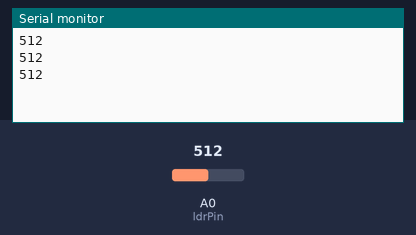
This sketch was run on a simulated Arduino Uno, built with avr-gcc and run on an emulated ATmega328P. Parts: the last lines printed to the serial monitor. The test bench sets the inputs (shaded band); at power-on: A0 (ldrPin) = 512.

Above: at 1.3 s.
1.4 s: A0 (ldrPin) set to 716
At 1.9 s:
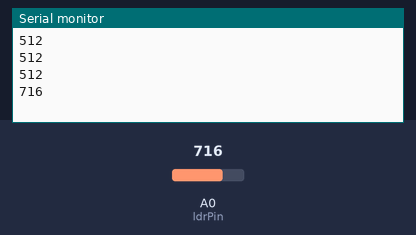
2.9 s: A0 (ldrPin) set to 900
At 3.4 s:
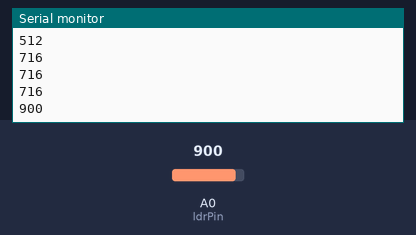
Timing chart, 0 to 5.9 s (numbered marks = the images above; inputs shaded):
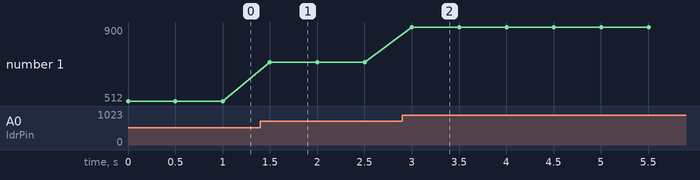

The sketch:

sketch_oct26a.ino
```cpp
const int ldrPin = A0;  // Pin analógico donde está conectado el LDR

void setup() {
  Serial.begin(9600);  // Inicializar la comunicación serial a 9600 baudios
}

void loop() {
  int ldrValue = analogRead(ldrPin);  // Leer el valor del LDR
  Serial.println(ldrValue);           // Enviar el valor por el puerto serial
  delay(500);                         // Pausa entre lecturas
}
```

Measured:
- after the input at 1.4 s, the serial monitor: prints a new line after 0.10 s (image 1)
- after the input at 2.9 s, the serial monitor: prints a new line after 0.10 s (image 2)
- plotted number 1: 512 → 716 after the input at 1.4 s, 716 → 900 after the input at 2.9 s
